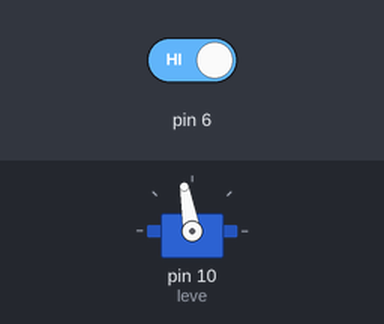
A sketch run on a simulated Arduino Uno, built with avr-gcc and run on an emulated ATmega328P. Shown: servo. Inputs (shaded band) come from the test bench; at power-on: pin 6 HIGH. What the sketch prints to the serial monitor is not drawn.

Above: at 1.2 s.
1.3 s: pin 6 driven LOW
At 1.45 s:
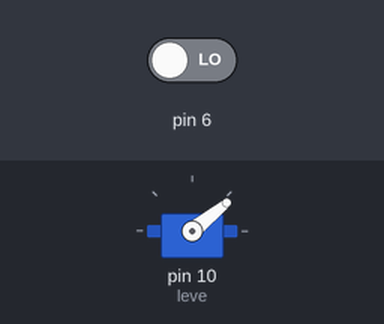
At 2.35 s:
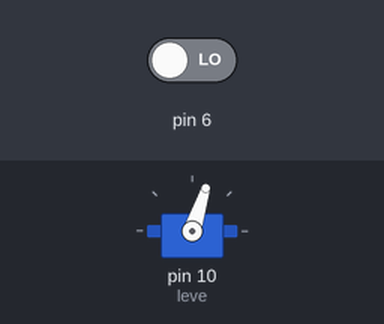
Timing chart, 0 to 13.3 s (numbered marks = the images above; inputs shaded):
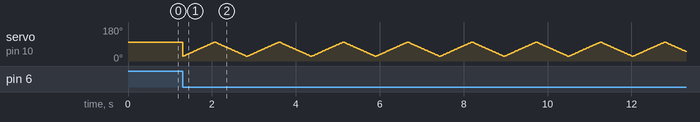

The sketch:

gestion_servomoteur.ino
```cpp
#include <Servo.h>

Servo leve;

int pointHaut = 25;
int pointBas = 100;
int position;
int latence = 10;

void setup() {
    Serial.begin(9660);
    Serial.print("initialisé");
    leve.attach(10);
    leve.write(pointBas);
}

void loop() {


  for (int position = pointHaut ; position <= pointBas && digitalRead(6) == LOW ; position++) {
    leve.write(position);
    delay(latence);
  }

  // Fait bouger le bras de 180° à 10°
  for (int position = pointBas; position >= pointHaut && digitalRead(6) == LOW; position--) {
    leve.write(position);
    delay(latence);
  }
}
```
